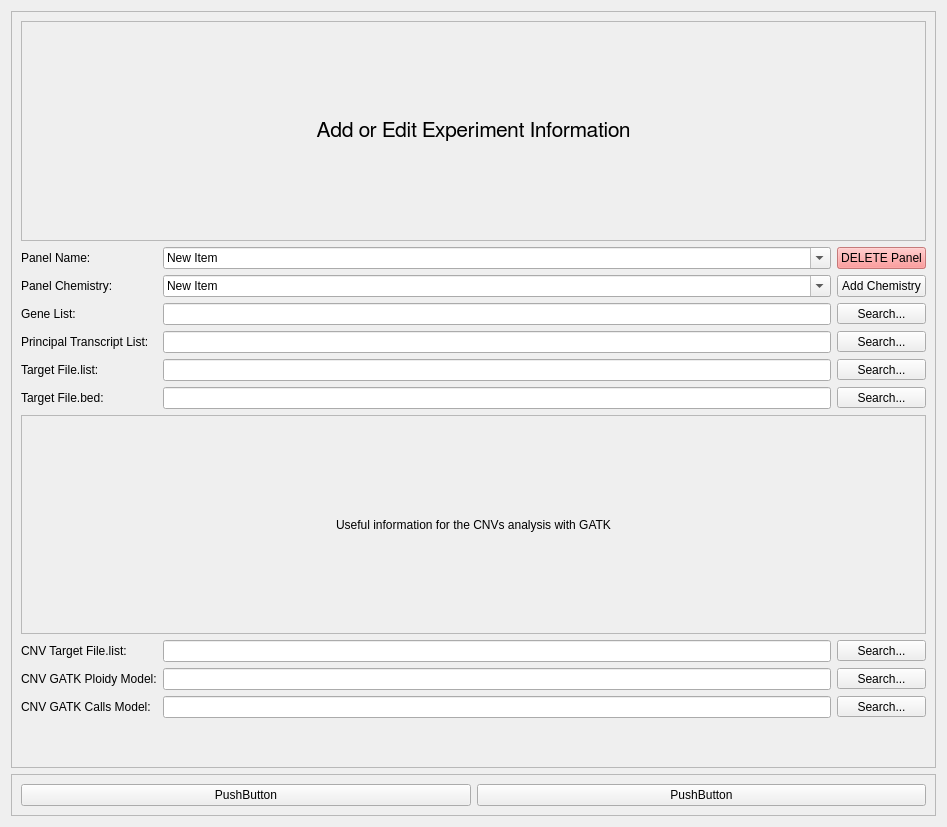
<?xml version="1.0" encoding="UTF-8"?>
<ui version="4.0">
 <class>Experiment_builder</class>
 <widget class="QWidget" name="Experiment_builder">
  <property name="geometry">
   <rect>
    <x>0</x>
    <y>0</y>
    <width>947</width>
    <height>827</height>
   </rect>
  </property>
  <property name="windowTitle">
   <string>Form</string>
  </property>
  <layout class="QVBoxLayout" name="verticalLayout">
   <item>
    <widget class="QFrame" name="frame">
     <property name="frameShape">
      <enum>QFrame::StyledPanel</enum>
     </property>
     <property name="frameShadow">
      <enum>QFrame::Raised</enum>
     </property>
     <layout class="QGridLayout" name="gridLayout">
      <item row="6" column="1">
       <widget class="QLineEdit" name="lineEdit_5"/>
      </item>
      <item row="3" column="2">
       <widget class="QToolButton" name="toolButton">
        <property name="sizePolicy">
         <sizepolicy hsizetype="Minimum" vsizetype="Fixed">
          <horstretch>0</horstretch>
          <verstretch>0</verstretch>
         </sizepolicy>
        </property>
        <property name="text">
         <string>Search...</string>
        </property>
       </widget>
      </item>
      <item row="1" column="2">
       <widget class="QPushButton" name="pushButton_3">
        <property name="palette">
         <palette>
          <active>
           <colorrole role="WindowText">
            <brush brushstyle="SolidPattern">
             <color alpha="255">
              <red>0</red>
              <green>0</green>
              <blue>0</blue>
             </color>
            </brush>
           </colorrole>
           <colorrole role="Button">
            <brush brushstyle="SolidPattern">
             <color alpha="191">
              <red>252</red>
              <green>125</green>
              <blue>125</blue>
             </color>
            </brush>
           </colorrole>
           <colorrole role="Light">
            <brush brushstyle="SolidPattern">
             <color alpha="191">
              <red>255</red>
              <green>250</green>
              <blue>250</blue>
             </color>
            </brush>
           </colorrole>
           <colorrole role="Midlight">
            <brush brushstyle="SolidPattern">
             <color alpha="191">
              <red>253</red>
              <green>187</green>
              <blue>187</blue>
             </color>
            </brush>
           </colorrole>
           <colorrole role="Dark">
            <brush brushstyle="SolidPattern">
             <color alpha="191">
              <red>126</red>
              <green>62</green>
              <blue>62</blue>
             </color>
            </brush>
           </colorrole>
           <colorrole role="Mid">
            <brush brushstyle="SolidPattern">
             <color alpha="191">
              <red>168</red>
              <green>83</green>
              <blue>83</blue>
             </color>
            </brush>
           </colorrole>
           <colorrole role="Text">
            <brush brushstyle="SolidPattern">
             <color alpha="255">
              <red>0</red>
              <green>0</green>
              <blue>0</blue>
             </color>
            </brush>
           </colorrole>
           <colorrole role="BrightText">
            <brush brushstyle="SolidPattern">
             <color alpha="255">
              <red>255</red>
              <green>255</green>
              <blue>255</blue>
             </color>
            </brush>
           </colorrole>
           <colorrole role="ButtonText">
            <brush brushstyle="SolidPattern">
             <color alpha="255">
              <red>0</red>
              <green>0</green>
              <blue>0</blue>
             </color>
            </brush>
           </colorrole>
           <colorrole role="Base">
            <brush brushstyle="SolidPattern">
             <color alpha="255">
              <red>255</red>
              <green>255</green>
              <blue>255</blue>
             </color>
            </brush>
           </colorrole>
           <colorrole role="Window">
            <brush brushstyle="SolidPattern">
             <color alpha="191">
              <red>252</red>
              <green>125</green>
              <blue>125</blue>
             </color>
            </brush>
           </colorrole>
           <colorrole role="Shadow">
            <brush brushstyle="SolidPattern">
             <color alpha="255">
              <red>0</red>
              <green>0</green>
              <blue>0</blue>
             </color>
            </brush>
           </colorrole>
           <colorrole role="AlternateBase">
            <brush brushstyle="SolidPattern">
             <color alpha="223">
              <red>253</red>
              <green>190</green>
              <blue>190</blue>
             </color>
            </brush>
           </colorrole>
           <colorrole role="ToolTipBase">
            <brush brushstyle="SolidPattern">
             <color alpha="255">
              <red>255</red>
              <green>255</green>
              <blue>220</blue>
             </color>
            </brush>
           </colorrole>
           <colorrole role="ToolTipText">
            <brush brushstyle="SolidPattern">
             <color alpha="255">
              <red>0</red>
              <green>0</green>
              <blue>0</blue>
             </color>
            </brush>
           </colorrole>
           <colorrole role="PlaceholderText">
            <brush brushstyle="SolidPattern">
             <color alpha="128">
              <red>0</red>
              <green>0</green>
              <blue>0</blue>
             </color>
            </brush>
           </colorrole>
          </active>
          <inactive>
           <colorrole role="WindowText">
            <brush brushstyle="SolidPattern">
             <color alpha="255">
              <red>0</red>
              <green>0</green>
              <blue>0</blue>
             </color>
            </brush>
           </colorrole>
           <colorrole role="Button">
            <brush brushstyle="SolidPattern">
             <color alpha="191">
              <red>252</red>
              <green>125</green>
              <blue>125</blue>
             </color>
            </brush>
           </colorrole>
           <colorrole role="Light">
            <brush brushstyle="SolidPattern">
             <color alpha="191">
              <red>255</red>
              <green>250</green>
              <blue>250</blue>
             </color>
            </brush>
           </colorrole>
           <colorrole role="Midlight">
            <brush brushstyle="SolidPattern">
             <color alpha="191">
              <red>253</red>
              <green>187</green>
              <blue>187</blue>
             </color>
            </brush>
           </colorrole>
           <colorrole role="Dark">
            <brush brushstyle="SolidPattern">
             <color alpha="191">
              <red>126</red>
              <green>62</green>
              <blue>62</blue>
             </color>
            </brush>
           </colorrole>
           <colorrole role="Mid">
            <brush brushstyle="SolidPattern">
             <color alpha="191">
              <red>168</red>
              <green>83</green>
              <blue>83</blue>
             </color>
            </brush>
           </colorrole>
           <colorrole role="Text">
            <brush brushstyle="SolidPattern">
             <color alpha="255">
              <red>0</red>
              <green>0</green>
              <blue>0</blue>
             </color>
            </brush>
           </colorrole>
           <colorrole role="BrightText">
            <brush brushstyle="SolidPattern">
             <color alpha="255">
              <red>255</red>
              <green>255</green>
              <blue>255</blue>
             </color>
            </brush>
           </colorrole>
           <colorrole role="ButtonText">
            <brush brushstyle="SolidPattern">
             <color alpha="255">
              <red>0</red>
              <green>0</green>
              <blue>0</blue>
             </color>
            </brush>
           </colorrole>
           <colorrole role="Base">
            <brush brushstyle="SolidPattern">
             <color alpha="255">
              <red>255</red>
              <green>255</green>
              <blue>255</blue>
             </color>
            </brush>
           </colorrole>
           <colorrole role="Window">
            <brush brushstyle="SolidPattern">
             <color alpha="191">
              <red>252</red>
              <green>125</green>
              <blue>125</blue>
             </color>
            </brush>
           </colorrole>
           <colorrole role="Shadow">
            <brush brushstyle="SolidPattern">
             <color alpha="255">
              <red>0</red>
              <green>0</green>
              <blue>0</blue>
             </color>
            </brush>
           </colorrole>
           <colorrole role="AlternateBase">
            <brush brushstyle="SolidPattern">
             <color alpha="223">
              <red>253</red>
              <green>190</green>
              <blue>190</blue>
             </color>
            </brush>
           </colorrole>
           <colorrole role="ToolTipBase">
            <brush brushstyle="SolidPattern">
             <color alpha="255">
              <red>255</red>
              <green>255</green>
              <blue>220</blue>
             </color>
            </brush>
           </colorrole>
           <colorrole role="ToolTipText">
            <brush brushstyle="SolidPattern">
             <color alpha="255">
              <red>0</red>
              <green>0</green>
              <blue>0</blue>
             </color>
            </brush>
           </colorrole>
           <colorrole role="PlaceholderText">
            <brush brushstyle="SolidPattern">
             <color alpha="128">
              <red>0</red>
              <green>0</green>
              <blue>0</blue>
             </color>
            </brush>
           </colorrole>
          </inactive>
          <disabled>
           <colorrole role="WindowText">
            <brush brushstyle="SolidPattern">
             <color alpha="191">
              <red>126</red>
              <green>62</green>
              <blue>62</blue>
             </color>
            </brush>
           </colorrole>
           <colorrole role="Button">
            <brush brushstyle="SolidPattern">
             <color alpha="191">
              <red>252</red>
              <green>125</green>
              <blue>125</blue>
             </color>
            </brush>
           </colorrole>
           <colorrole role="Light">
            <brush brushstyle="SolidPattern">
             <color alpha="191">
              <red>255</red>
              <green>250</green>
              <blue>250</blue>
             </color>
            </brush>
           </colorrole>
           <colorrole role="Midlight">
            <brush brushstyle="SolidPattern">
             <color alpha="191">
              <red>253</red>
              <green>187</green>
              <blue>187</blue>
             </color>
            </brush>
           </colorrole>
           <colorrole role="Dark">
            <brush brushstyle="SolidPattern">
             <color alpha="191">
              <red>126</red>
              <green>62</green>
              <blue>62</blue>
             </color>
            </brush>
           </colorrole>
           <colorrole role="Mid">
            <brush brushstyle="SolidPattern">
             <color alpha="191">
              <red>168</red>
              <green>83</green>
              <blue>83</blue>
             </color>
            </brush>
           </colorrole>
           <colorrole role="Text">
            <brush brushstyle="SolidPattern">
             <color alpha="191">
              <red>126</red>
              <green>62</green>
              <blue>62</blue>
             </color>
            </brush>
           </colorrole>
           <colorrole role="BrightText">
            <brush brushstyle="SolidPattern">
             <color alpha="255">
              <red>255</red>
              <green>255</green>
              <blue>255</blue>
             </color>
            </brush>
           </colorrole>
           <colorrole role="ButtonText">
            <brush brushstyle="SolidPattern">
             <color alpha="191">
              <red>126</red>
              <green>62</green>
              <blue>62</blue>
             </color>
            </brush>
           </colorrole>
           <colorrole role="Base">
            <brush brushstyle="SolidPattern">
             <color alpha="191">
              <red>252</red>
              <green>125</green>
              <blue>125</blue>
             </color>
            </brush>
           </colorrole>
           <colorrole role="Window">
            <brush brushstyle="SolidPattern">
             <color alpha="191">
              <red>252</red>
              <green>125</green>
              <blue>125</blue>
             </color>
            </brush>
           </colorrole>
           <colorrole role="Shadow">
            <brush brushstyle="SolidPattern">
             <color alpha="255">
              <red>0</red>
              <green>0</green>
              <blue>0</blue>
             </color>
            </brush>
           </colorrole>
           <colorrole role="AlternateBase">
            <brush brushstyle="SolidPattern">
             <color alpha="191">
              <red>252</red>
              <green>125</green>
              <blue>125</blue>
             </color>
            </brush>
           </colorrole>
           <colorrole role="ToolTipBase">
            <brush brushstyle="SolidPattern">
             <color alpha="255">
              <red>255</red>
              <green>255</green>
              <blue>220</blue>
             </color>
            </brush>
           </colorrole>
           <colorrole role="ToolTipText">
            <brush brushstyle="SolidPattern">
             <color alpha="255">
              <red>0</red>
              <green>0</green>
              <blue>0</blue>
             </color>
            </brush>
           </colorrole>
           <colorrole role="PlaceholderText">
            <brush brushstyle="SolidPattern">
             <color alpha="128">
              <red>0</red>
              <green>0</green>
              <blue>0</blue>
             </color>
            </brush>
           </colorrole>
          </disabled>
         </palette>
        </property>
        <property name="text">
         <string>DELETE Panel</string>
        </property>
       </widget>
      </item>
      <item row="6" column="0">
       <widget class="QLabel" name="label_5">
        <property name="text">
         <string>Target File.bed:</string>
        </property>
       </widget>
      </item>
      <item row="5" column="2">
       <widget class="QToolButton" name="toolButton_3">
        <property name="sizePolicy">
         <sizepolicy hsizetype="Minimum" vsizetype="Fixed">
          <horstretch>0</horstretch>
          <verstretch>0</verstretch>
         </sizepolicy>
        </property>
        <property name="text">
         <string>Search...</string>
        </property>
       </widget>
      </item>
      <item row="1" column="1">
       <widget class="QComboBox" name="comboBox">
        <property name="editable">
         <bool>true</bool>
        </property>
        <item>
         <property name="text">
          <string>New Item</string>
         </property>
        </item>
        <item>
         <property name="text">
          <string>New Item</string>
         </property>
        </item>
        <item>
         <property name="text">
          <string>New Item</string>
         </property>
        </item>
        <item>
         <property name="text">
          <string>New Item</string>
         </property>
        </item>
        <item>
         <property name="text">
          <string>New Item</string>
         </property>
        </item>
       </widget>
      </item>
      <item row="8" column="0">
       <widget class="QLabel" name="label_7">
        <property name="text">
         <string>CNV Target File.list:</string>
        </property>
       </widget>
      </item>
      <item row="3" column="0">
       <widget class="QLabel" name="label_2">
        <property name="text">
         <string>Gene List:</string>
        </property>
       </widget>
      </item>
      <item row="4" column="1">
       <widget class="QLineEdit" name="lineEdit_3"/>
      </item>
      <item row="10" column="2">
       <widget class="QToolButton" name="toolButton_6">
        <property name="sizePolicy">
         <sizepolicy hsizetype="Minimum" vsizetype="Fixed">
          <horstretch>0</horstretch>
          <verstretch>0</verstretch>
         </sizepolicy>
        </property>
        <property name="text">
         <string>Search...</string>
        </property>
       </widget>
      </item>
      <item row="9" column="0">
       <widget class="QLabel" name="label_6">
        <property name="text">
         <string>CNV GATK Ploidy Model:</string>
        </property>
       </widget>
      </item>
      <item row="7" column="0" colspan="3">
       <widget class="QFrame" name="frame_4">
        <property name="frameShape">
         <enum>QFrame::StyledPanel</enum>
        </property>
        <property name="frameShadow">
         <enum>QFrame::Raised</enum>
        </property>
        <layout class="QVBoxLayout" name="verticalLayout_2">
         <item>
          <widget class="QLabel" name="label_8">
           <property name="enabled">
            <bool>true</bool>
           </property>
           <property name="frameShadow">
            <enum>QFrame::Plain</enum>
           </property>
           <property name="text">
            <string>Useful information for the CNVs analysis with GATK</string>
           </property>
           <property name="alignment">
            <set>Qt::AlignCenter</set>
           </property>
          </widget>
         </item>
        </layout>
       </widget>
      </item>
      <item row="2" column="1">
       <widget class="QComboBox" name="comboBox_2">
        <property name="editable">
         <bool>true</bool>
        </property>
        <item>
         <property name="text">
          <string>New Item</string>
         </property>
        </item>
        <item>
         <property name="text">
          <string>New Item</string>
         </property>
        </item>
        <item>
         <property name="text">
          <string>New Item</string>
         </property>
        </item>
        <item>
         <property name="text">
          <string>New Item</string>
         </property>
        </item>
        <item>
         <property name="text">
          <string>New Item</string>
         </property>
        </item>
        <item>
         <property name="text">
          <string>New Item</string>
         </property>
        </item>
        <item>
         <property name="text">
          <string>New Item</string>
         </property>
        </item>
        <item>
         <property name="text">
          <string>New Item</string>
         </property>
        </item>
        <item>
         <property name="text">
          <string>New Item</string>
         </property>
        </item>
        <item>
         <property name="text">
          <string>New Item</string>
         </property>
        </item>
        <item>
         <property name="text">
          <string>New Item</string>
         </property>
        </item>
       </widget>
      </item>
      <item row="5" column="1">
       <widget class="QLineEdit" name="lineEdit_4"/>
      </item>
      <item row="3" column="1">
       <widget class="QLineEdit" name="lineEdit_2"/>
      </item>
      <item row="10" column="0">
       <widget class="QLabel" name="label_10">
        <property name="text">
         <string>CNV GATK Calls Model:</string>
        </property>
       </widget>
      </item>
      <item row="4" column="2">
       <widget class="QToolButton" name="toolButton_2">
        <property name="sizePolicy">
         <sizepolicy hsizetype="Minimum" vsizetype="Fixed">
          <horstretch>0</horstretch>
          <verstretch>0</verstretch>
         </sizepolicy>
        </property>
        <property name="text">
         <string>Search...</string>
        </property>
       </widget>
      </item>
      <item row="1" column="0">
       <widget class="QLabel" name="label">
        <property name="text">
         <string>Panel Name:</string>
        </property>
       </widget>
      </item>
      <item row="8" column="2">
       <widget class="QToolButton" name="toolButton_5">
        <property name="sizePolicy">
         <sizepolicy hsizetype="Minimum" vsizetype="Fixed">
          <horstretch>0</horstretch>
          <verstretch>0</verstretch>
         </sizepolicy>
        </property>
        <property name="text">
         <string>Search...</string>
        </property>
       </widget>
      </item>
      <item row="11" column="1">
       <spacer name="verticalSpacer">
        <property name="orientation">
         <enum>Qt::Vertical</enum>
        </property>
        <property name="sizeType">
         <enum>QSizePolicy::Minimum</enum>
        </property>
        <property name="sizeHint" stdset="0">
         <size>
          <width>20</width>
          <height>40</height>
         </size>
        </property>
       </spacer>
      </item>
      <item row="0" column="0" colspan="3">
       <widget class="QFrame" name="frame_3">
        <property name="frameShape">
         <enum>QFrame::StyledPanel</enum>
        </property>
        <property name="frameShadow">
         <enum>QFrame::Raised</enum>
        </property>
        <layout class="QVBoxLayout" name="verticalLayout_3">
         <item>
          <widget class="QLabel" name="label_9">
           <property name="sizePolicy">
            <sizepolicy hsizetype="Preferred" vsizetype="Minimum">
             <horstretch>0</horstretch>
             <verstretch>0</verstretch>
            </sizepolicy>
           </property>
           <property name="font">
            <font>
             <family>FreeSans</family>
             <pointsize>16</pointsize>
            </font>
           </property>
           <property name="text">
            <string>Add or Edit Experiment Information</string>
           </property>
           <property name="textFormat">
            <enum>Qt::AutoText</enum>
           </property>
           <property name="scaledContents">
            <bool>false</bool>
           </property>
           <property name="alignment">
            <set>Qt::AlignCenter</set>
           </property>
          </widget>
         </item>
        </layout>
       </widget>
      </item>
      <item row="2" column="2">
       <widget class="QPushButton" name="pushButton_4">
        <property name="text">
         <string>Add Chemistry</string>
        </property>
       </widget>
      </item>
      <item row="5" column="0">
       <widget class="QLabel" name="label_4">
        <property name="text">
         <string>Target File.list:</string>
        </property>
       </widget>
      </item>
      <item row="8" column="1">
       <widget class="QLineEdit" name="lineEdit_6"/>
      </item>
      <item row="2" column="0">
       <widget class="QLabel" name="label_11">
        <property name="text">
         <string>Panel Chemistry:</string>
        </property>
       </widget>
      </item>
      <item row="9" column="1">
       <widget class="QLineEdit" name="lineEdit"/>
      </item>
      <item row="9" column="2">
       <widget class="QToolButton" name="toolButton_7">
        <property name="sizePolicy">
         <sizepolicy hsizetype="Minimum" vsizetype="Fixed">
          <horstretch>0</horstretch>
          <verstretch>0</verstretch>
         </sizepolicy>
        </property>
        <property name="text">
         <string>Search...</string>
        </property>
       </widget>
      </item>
      <item row="10" column="1">
       <widget class="QLineEdit" name="lineEdit_7"/>
      </item>
      <item row="4" column="0">
       <widget class="QLabel" name="label_3">
        <property name="text">
         <string>Principal Transcript List:</string>
        </property>
       </widget>
      </item>
      <item row="6" column="2">
       <widget class="QToolButton" name="toolButton_4">
        <property name="sizePolicy">
         <sizepolicy hsizetype="Minimum" vsizetype="Fixed">
          <horstretch>0</horstretch>
          <verstretch>0</verstretch>
         </sizepolicy>
        </property>
        <property name="text">
         <string>Search...</string>
        </property>
       </widget>
      </item>
     </layout>
    </widget>
   </item>
   <item>
    <widget class="QFrame" name="frame_2">
     <property name="sizePolicy">
      <sizepolicy hsizetype="Preferred" vsizetype="Fixed">
       <horstretch>0</horstretch>
       <verstretch>0</verstretch>
      </sizepolicy>
     </property>
     <property name="frameShape">
      <enum>QFrame::StyledPanel</enum>
     </property>
     <property name="frameShadow">
      <enum>QFrame::Raised</enum>
     </property>
     <layout class="QHBoxLayout" name="horizontalLayout">
      <item>
       <widget class="QPushButton" name="CancelButton">
        <property name="text">
         <string>PushButton</string>
        </property>
       </widget>
      </item>
      <item>
       <widget class="QPushButton" name="SaveButton">
        <property name="text">
         <string>PushButton</string>
        </property>
       </widget>
      </item>
     </layout>
    </widget>
   </item>
  </layout>
 </widget>
 <tabstops>
  <tabstop>comboBox</tabstop>
  <tabstop>pushButton_3</tabstop>
  <tabstop>comboBox_2</tabstop>
  <tabstop>pushButton_4</tabstop>
  <tabstop>lineEdit_2</tabstop>
  <tabstop>toolButton</tabstop>
  <tabstop>lineEdit_3</tabstop>
  <tabstop>toolButton_2</tabstop>
  <tabstop>lineEdit_4</tabstop>
  <tabstop>toolButton_3</tabstop>
  <tabstop>lineEdit_5</tabstop>
  <tabstop>toolButton_4</tabstop>
  <tabstop>lineEdit_6</tabstop>
  <tabstop>toolButton_5</tabstop>
  <tabstop>lineEdit</tabstop>
  <tabstop>toolButton_7</tabstop>
  <tabstop>lineEdit_7</tabstop>
  <tabstop>toolButton_6</tabstop>
  <tabstop>CancelButton</tabstop>
  <tabstop>SaveButton</tabstop>
 </tabstops>
 <resources/>
 <connections/>
</ui>
